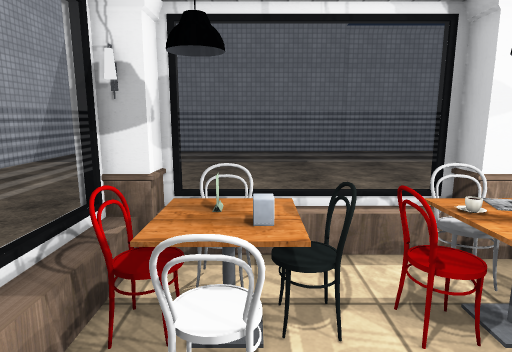
view 1 (above)

13 first-person views from a walk through a scene from a Unity 3-D project. The camera is 1.5 m above the floor, tilts 10° down and sees 75° across. Doors are open. The floor is counted in squares, 0.5 m on a side. Each view is taken from the middle of a square. On the plan, view 1 faces up. The plan holds only what a view shows up to about 20 squares ahead; the rest is blank. The place goes on beyond the plan. Some surface patterns are stand-ins.

view 2
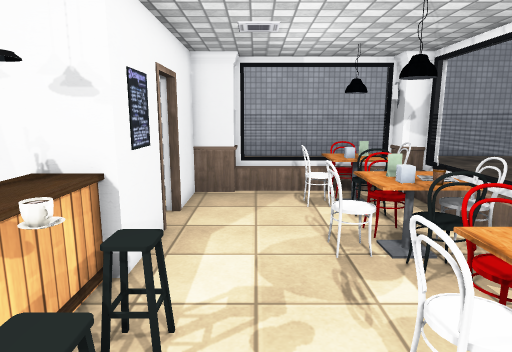

view 3
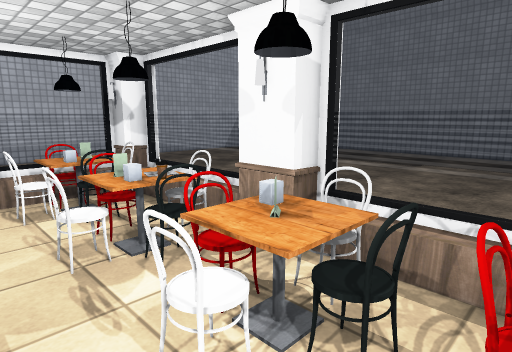

view 4
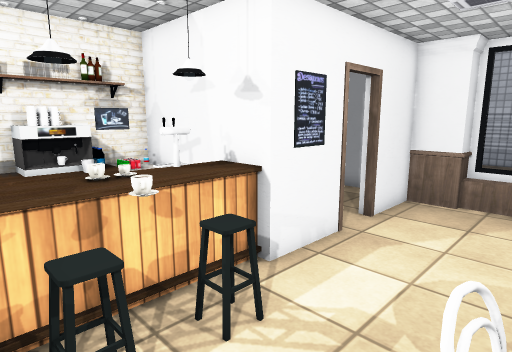

view 5
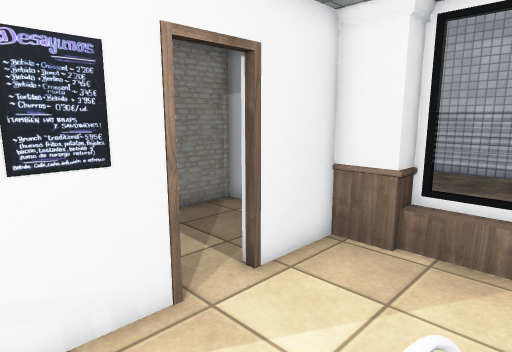

view 6
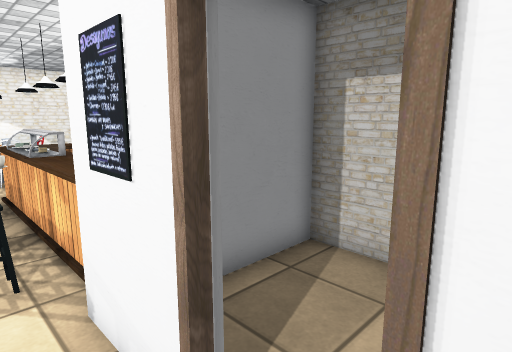

view 7
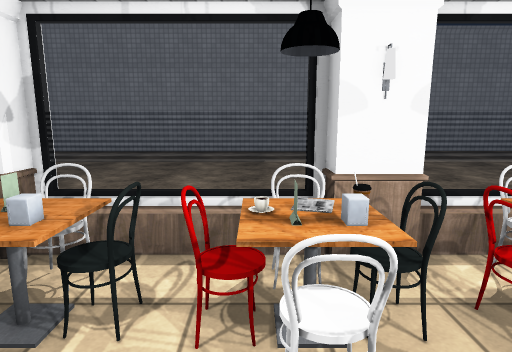

view 8
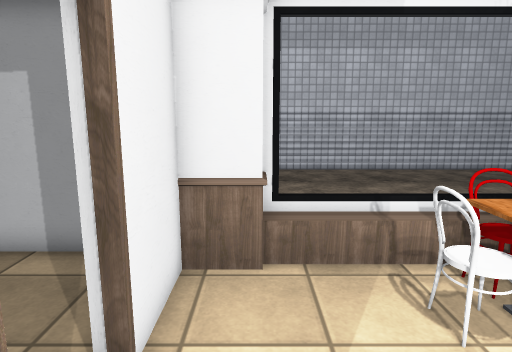

view 9
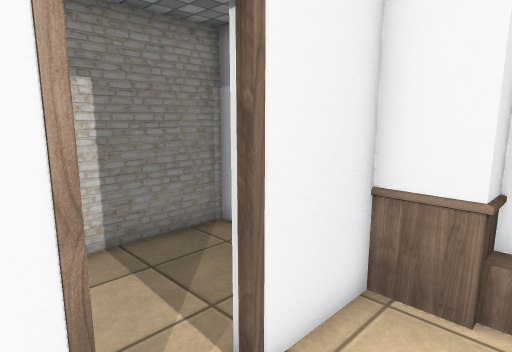

view 10
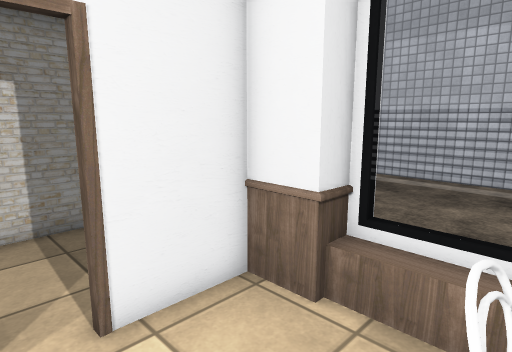

view 11
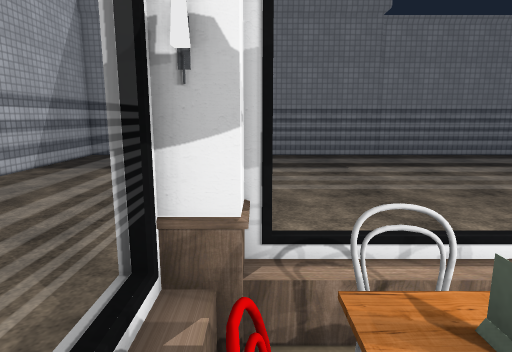

view 12
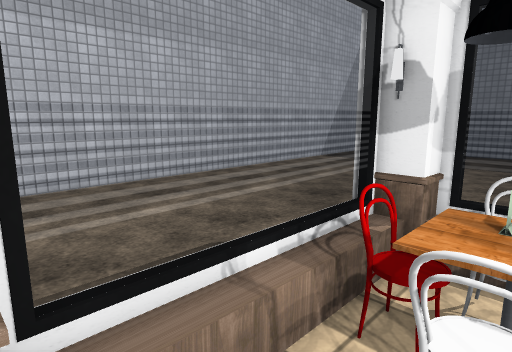

view 13
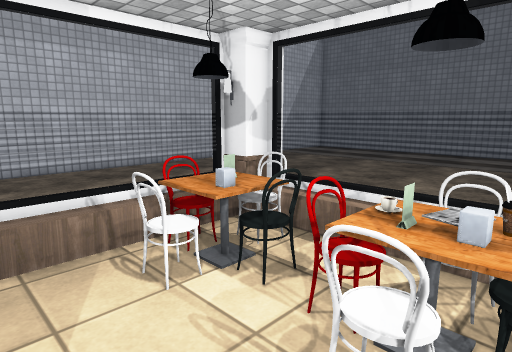

### Floor plan
Points are (right, up) in squares from view 1. A wall is a line through its corners. A room is listed if a view was taken in it or the views show most of it. See-through windows are left out.
Room 1 (views 1, 2, 3, 4, 5, 6, 7, 8, 9, 10, 11, 12, 13)
walls: (2.3, -1.5) (5.1, -1.5) (5.1, -6.6) (8.9, -6.6); (6.6, 6.8) (4.7, 6.8) (4.7, 7.7) (-2.1, 7.7); (10.4, 7.7) (6.4, 7.7) (6.4, 7.3); (-2.1, 6.8) (-3.1, 6.8) (-3.1, 0.1) (-2.2, 0.1) (-2.2, -1.5) (0.6, -1.5); (-2.2, 7.7) (-2.2, 6.8)
low walls: (7.5, 7) (6.5, 7); (-1.5, 7) (-2.2, 7); (-2.1, 7.7) (-2.1, 6.8)
ways out: open door at (1.5, -1.5) to room 2
objects: other object (-2, 4); other object (-1, 3) to (0, 3); other object (-1, 4) to (0, 5); other object (-1, 6) to (0, 6); other object (0, 5); other object (1, 4) to (1, 5); other object (2, 4) to (2, 5); other object (3, 3) to (4, 3); other object (3, 4) to (4, 4); other object (3, 5); other object (3, 5) to (4, 6); other object (5, 4) to (5, 5); other object (6, -6) to (6, -5); other object (6, -3) to (7, -3); other object (6, -2); other object (6, 4) to (6, 5); other object (6, 7); other object (7, -6); other object (7, -5); other object (7, -1) to (7, 0); other object (7, 3) to (7, 5); other object (8, -6); other object (8, -5) to (11, -5); other object (8, -3); other object (8, -1); other object (8, 3); other object (8, 4) to (8, 5); other object (8, 6) to (9, 6); other object (9, -3) to (9, -2); other object (9, -1) to (9, 0); other object (9, 3) to (9, 5); other object (10, -3) to (11, -2); other object (10, 4) to (10, 5); other object (11, 5)
Room 2 (no view inside)
walls: (2.6, -6.6) (4.7, -6.6) (4.7, -3.8); (-3.1, -2.9) (-3.1, -6.6) (1, -6.6)
ways out: open door at (1.5, -1.5) to room 1

Positions as (right, up) in squares from view 1, and headings:
1: (0, 0), facing up
2: (11, 1), facing left
3: (11, 1), facing up-left
4: (10, 3), facing down-left
5: (5, 3), facing down-left
6: (0, 0), facing down-right
7: (3, 0), facing up
8: (4, 0), facing left
9: (3, 1), facing down-left
10: (2, 3), facing down-left
11: (-2, 3), facing up
12: (0, 0), facing up-left
13: (5, 0), facing up-left
